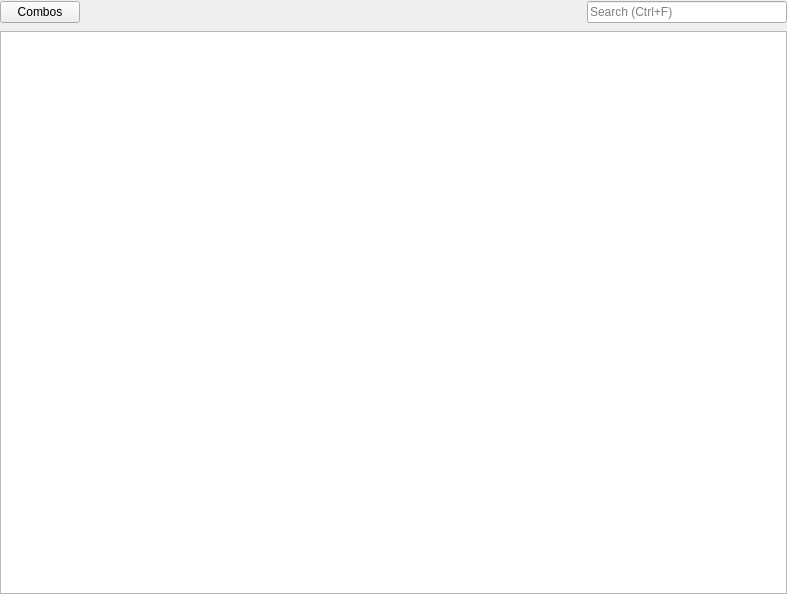
<?xml version="1.0" encoding="UTF-8"?>
<ui version="4.0">
 <class>ComboTableWidget</class>
 <widget class="QWidget" name="ComboTableWidget">
  <property name="geometry">
   <rect>
    <x>0</x>
    <y>0</y>
    <width>787</width>
    <height>594</height>
   </rect>
  </property>
  <property name="windowTitle">
   <string notr="true">#Frame</string>
  </property>
  <layout class="QVBoxLayout" name="verticalLayout">
   <property name="leftMargin">
    <number>0</number>
   </property>
   <property name="topMargin">
    <number>0</number>
   </property>
   <property name="rightMargin">
    <number>0</number>
   </property>
   <property name="bottomMargin">
    <number>0</number>
   </property>
   <item>
    <layout class="QHBoxLayout" name="horizontalLayout_2">
     <item>
      <widget class="QPushButton" name="buttonCombos">
       <property name="text">
        <string>Combos</string>
       </property>
      </widget>
     </item>
     <item>
      <spacer name="horizontalSpacer">
       <property name="orientation">
        <enum>Qt::Horizontal</enum>
       </property>
       <property name="sizeHint" stdset="0">
        <size>
         <width>40</width>
         <height>25</height>
        </size>
       </property>
      </spacer>
     </item>
     <item>
      <widget class="QLineEdit" name="editSearch">
       <property name="minimumSize">
        <size>
         <width>200</width>
         <height>0</height>
        </size>
       </property>
       <property name="maximumSize">
        <size>
         <width>200</width>
         <height>16777215</height>
        </size>
       </property>
       <property name="placeholderText">
        <string>Search (Ctrl+F)</string>
       </property>
       <property name="clearButtonEnabled">
        <bool>true</bool>
       </property>
      </widget>
     </item>
    </layout>
   </item>
   <item>
    <widget class="QTableView" name="tableComboList">
     <property name="focusPolicy">
      <enum>Qt::StrongFocus</enum>
     </property>
     <property name="acceptDrops">
      <bool>false</bool>
     </property>
     <property name="editTriggers">
      <set>QAbstractItemView::NoEditTriggers</set>
     </property>
     <property name="tabKeyNavigation">
      <bool>false</bool>
     </property>
     <property name="showDropIndicator" stdset="0">
      <bool>false</bool>
     </property>
     <property name="dragEnabled">
      <bool>true</bool>
     </property>
     <property name="dragDropOverwriteMode">
      <bool>false</bool>
     </property>
     <property name="dragDropMode">
      <enum>QAbstractItemView::DragOnly</enum>
     </property>
     <property name="defaultDropAction">
      <enum>Qt::MoveAction</enum>
     </property>
     <property name="alternatingRowColors">
      <bool>false</bool>
     </property>
     <property name="selectionBehavior">
      <enum>QAbstractItemView::SelectRows</enum>
     </property>
     <property name="showGrid">
      <bool>false</bool>
     </property>
     <property name="gridStyle">
      <enum>Qt::NoPen</enum>
     </property>
     <property name="sortingEnabled">
      <bool>true</bool>
     </property>
     <property name="wordWrap">
      <bool>false</bool>
     </property>
     <property name="cornerButtonEnabled">
      <bool>false</bool>
     </property>
     <attribute name="horizontalHeaderMinimumSectionSize">
      <number>70</number>
     </attribute>
     <attribute name="horizontalHeaderDefaultSectionSize">
      <number>70</number>
     </attribute>
     <attribute name="horizontalHeaderHighlightSections">
      <bool>false</bool>
     </attribute>
     <attribute name="horizontalHeaderShowSortIndicator" stdset="0">
      <bool>true</bool>
     </attribute>
     <attribute name="horizontalHeaderStretchLastSection">
      <bool>true</bool>
     </attribute>
     <attribute name="verticalHeaderVisible">
      <bool>false</bool>
     </attribute>
    </widget>
   </item>
  </layout>
  <action name="actionNewCombo">
   <property name="text">
    <string>&amp;New</string>
   </property>
   <property name="iconText">
    <string>Add Combo</string>
   </property>
   <property name="toolTip">
    <string>New Combo</string>
   </property>
   <property name="shortcut">
    <string>Ctrl+N</string>
   </property>
  </action>
  <action name="actionDeleteCombo">
   <property name="text">
    <string>&amp;Delete</string>
   </property>
   <property name="iconText">
    <string>Delete Combo</string>
   </property>
   <property name="toolTip">
    <string>Delete Combo</string>
   </property>
   <property name="shortcut">
    <string>Del</string>
   </property>
  </action>
  <action name="actionEditCombo">
   <property name="text">
    <string>&amp;Edit</string>
   </property>
   <property name="iconText">
    <string>Edit Combo</string>
   </property>
   <property name="toolTip">
    <string>Edit Combo</string>
   </property>
   <property name="shortcut">
    <string>Return</string>
   </property>
  </action>
  <action name="actionDuplicateCombo">
   <property name="text">
    <string>&amp;Duplicate</string>
   </property>
   <property name="iconText">
    <string>Duplicate Combo</string>
   </property>
   <property name="toolTip">
    <string>Duplicate Combo</string>
   </property>
   <property name="shortcut">
    <string>Ctrl+U</string>
   </property>
  </action>
  <action name="actionSelectAll">
   <property name="text">
    <string>Select &amp;All</string>
   </property>
   <property name="shortcut">
    <string>Ctrl+A</string>
   </property>
  </action>
  <action name="actionDeselectAll">
   <property name="text">
    <string>&amp;Deselect All</string>
   </property>
   <property name="shortcut">
    <string>Ctrl+D</string>
   </property>
  </action>
  <action name="actionEnableDisableCombo">
   <property name="text">
    <string>&amp;Enable</string>
   </property>
   <property name="toolTip">
    <string>Enable Combo</string>
   </property>
   <property name="shortcut">
    <string>Ctrl+E</string>
   </property>
  </action>
  <action name="actionExportCombo">
   <property name="text">
    <string>&amp;Export</string>
   </property>
   <property name="toolTip">
    <string>Export Selected Combos</string>
   </property>
   <property name="shortcut">
    <string>Ctrl+O</string>
   </property>
  </action>
  <action name="actionImportCombos">
   <property name="text">
    <string>I&amp;mport</string>
   </property>
   <property name="toolTip">
    <string>Import Combos</string>
   </property>
   <property name="shortcut">
    <string>Ctrl+I</string>
   </property>
  </action>
  <action name="actionExportAllCombos">
   <property name="text">
    <string>Export A&amp;ll</string>
   </property>
   <property name="toolTip">
    <string>Export All Combos</string>
   </property>
   <property name="shortcut">
    <string>Ctrl+Shift+O</string>
   </property>
  </action>
  <action name="actionCopySnippet">
   <property name="text">
    <string>&amp;Copy Snippet</string>
   </property>
   <property name="toolTip">
    <string>Copy Snippet</string>
   </property>
   <property name="shortcut">
    <string>Ctrl+C</string>
   </property>
  </action>
 </widget>
 <tabstops>
  <tabstop>tableComboList</tabstop>
  <tabstop>editSearch</tabstop>
  <tabstop>buttonCombos</tabstop>
 </tabstops>
 <resources/>
 <connections>
  <connection>
   <sender>actionNewCombo</sender>
   <signal>triggered()</signal>
   <receiver>ComboTableWidget</receiver>
   <slot>onActionNewCombo()</slot>
   <hints>
    <hint type="sourcelabel">
     <x>-1</x>
     <y>-1</y>
    </hint>
    <hint type="destinationlabel">
     <x>247</x>
     <y>241</y>
    </hint>
   </hints>
  </connection>
  <connection>
   <sender>actionDeleteCombo</sender>
   <signal>triggered()</signal>
   <receiver>ComboTableWidget</receiver>
   <slot>onActionDeleteCombo()</slot>
   <hints>
    <hint type="sourcelabel">
     <x>-1</x>
     <y>-1</y>
    </hint>
    <hint type="destinationlabel">
     <x>247</x>
     <y>241</y>
    </hint>
   </hints>
  </connection>
  <connection>
   <sender>actionEditCombo</sender>
   <signal>triggered()</signal>
   <receiver>ComboTableWidget</receiver>
   <slot>onActionEditCombo()</slot>
   <hints>
    <hint type="sourcelabel">
     <x>-1</x>
     <y>-1</y>
    </hint>
    <hint type="destinationlabel">
     <x>247</x>
     <y>241</y>
    </hint>
   </hints>
  </connection>
  <connection>
   <sender>editSearch</sender>
   <signal>textChanged(QString)</signal>
   <receiver>ComboTableWidget</receiver>
   <slot>onSearchFilterChanged(QString)</slot>
   <hints>
    <hint type="sourcelabel">
     <x>382</x>
     <y>21</y>
    </hint>
    <hint type="destinationlabel">
     <x>246</x>
     <y>247</y>
    </hint>
   </hints>
  </connection>
  <connection>
   <sender>actionDuplicateCombo</sender>
   <signal>triggered()</signal>
   <receiver>ComboTableWidget</receiver>
   <slot>onActionDuplicateCombo()</slot>
   <hints>
    <hint type="sourcelabel">
     <x>-1</x>
     <y>-1</y>
    </hint>
    <hint type="destinationlabel">
     <x>246</x>
     <y>247</y>
    </hint>
   </hints>
  </connection>
  <connection>
   <sender>actionSelectAll</sender>
   <signal>triggered()</signal>
   <receiver>ComboTableWidget</receiver>
   <slot>onActionSelectAll()</slot>
   <hints>
    <hint type="sourcelabel">
     <x>-1</x>
     <y>-1</y>
    </hint>
    <hint type="destinationlabel">
     <x>246</x>
     <y>247</y>
    </hint>
   </hints>
  </connection>
  <connection>
   <sender>actionDeselectAll</sender>
   <signal>triggered()</signal>
   <receiver>ComboTableWidget</receiver>
   <slot>onActionDeselectAll()</slot>
   <hints>
    <hint type="sourcelabel">
     <x>-1</x>
     <y>-1</y>
    </hint>
    <hint type="destinationlabel">
     <x>246</x>
     <y>247</y>
    </hint>
   </hints>
  </connection>
  <connection>
   <sender>actionEnableDisableCombo</sender>
   <signal>triggered()</signal>
   <receiver>ComboTableWidget</receiver>
   <slot>onActionEnableDisableCombo()</slot>
   <hints>
    <hint type="sourcelabel">
     <x>-1</x>
     <y>-1</y>
    </hint>
    <hint type="destinationlabel">
     <x>246</x>
     <y>247</y>
    </hint>
   </hints>
  </connection>
  <connection>
   <sender>actionExportCombo</sender>
   <signal>triggered()</signal>
   <receiver>ComboTableWidget</receiver>
   <slot>onActionExportCombo()</slot>
   <hints>
    <hint type="sourcelabel">
     <x>-1</x>
     <y>-1</y>
    </hint>
    <hint type="destinationlabel">
     <x>317</x>
     <y>247</y>
    </hint>
   </hints>
  </connection>
  <connection>
   <sender>actionImportCombos</sender>
   <signal>triggered()</signal>
   <receiver>ComboTableWidget</receiver>
   <slot>onActionImportCombos()</slot>
   <hints>
    <hint type="sourcelabel">
     <x>-1</x>
     <y>-1</y>
    </hint>
    <hint type="destinationlabel">
     <x>350</x>
     <y>247</y>
    </hint>
   </hints>
  </connection>
  <connection>
   <sender>actionExportAllCombos</sender>
   <signal>triggered()</signal>
   <receiver>ComboTableWidget</receiver>
   <slot>onActionExportAllCombos()</slot>
   <hints>
    <hint type="sourcelabel">
     <x>-1</x>
     <y>-1</y>
    </hint>
    <hint type="destinationlabel">
     <x>340</x>
     <y>273</y>
    </hint>
   </hints>
  </connection>
  <connection>
   <sender>actionCopySnippet</sender>
   <signal>triggered()</signal>
   <receiver>ComboTableWidget</receiver>
   <slot>onActionCopySnippet()</slot>
   <hints>
    <hint type="sourcelabel">
     <x>-1</x>
     <y>-1</y>
    </hint>
    <hint type="destinationlabel">
     <x>393</x>
     <y>296</y>
    </hint>
   </hints>
  </connection>
 </connections>
 <slots>
  <slot>onActionNewCombo()</slot>
  <slot>onActionDeleteCombo()</slot>
  <slot>onActionEditCombo()</slot>
  <slot>onSearchFilterChanged(QString)</slot>
  <slot>onActionDuplicateCombo()</slot>
  <slot>onActionSelectAll()</slot>
  <slot>onActionDeselectAll()</slot>
  <slot>onActionEnableDisableCombo()</slot>
  <slot>onActionExportCombo()</slot>
  <slot>onActionImportCombos()</slot>
  <slot>onActionExportAllCombos()</slot>
  <slot>onActionCopySnippet()</slot>
  <slot>onActionMatchingModeStrict()</slot>
  <slot>onActionMatchingModeLoose()</slot>
 </slots>
</ui>
